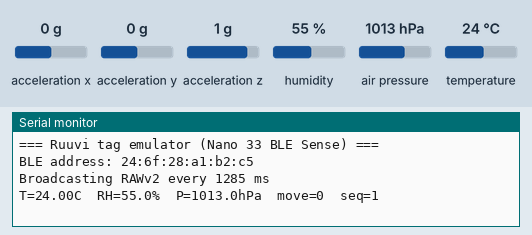
The sketch below on a simulated Arduino Nano 33 BLE. On the bench: the last lines printed to the serial monitor. The inputs (shaded band) are chosen by the test bench; at power-on: acceleration x 0 g, acceleration y 0 g, acceleration z 1 g, humidity 55 %, air pressure 1013 hPa, temperature 24 °C. Nothing arrives over Bluetooth unless stated.

Above: at 3.2 s.
3.3 s: acceleration x set to -1.4 g
At 4.3 s:
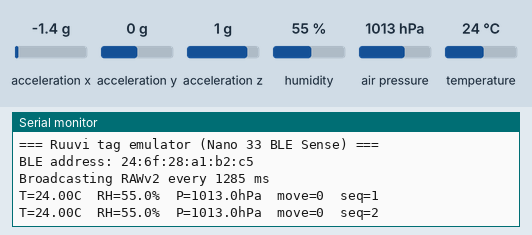
5.1 s: acceleration y set to -1.4 g
At 6.7 s:
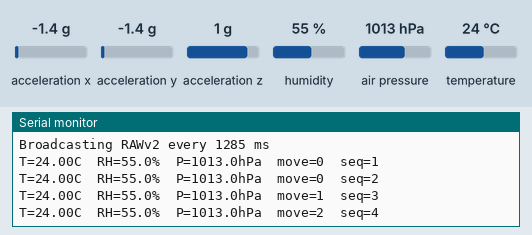
6.9 s: acceleration z set to -1.4 g
At 7.6 s:
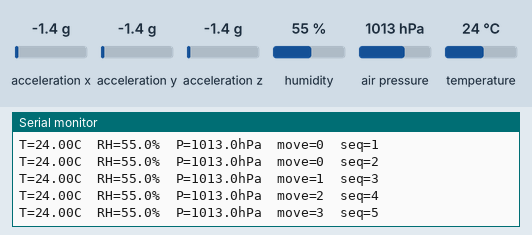
8.7 s: humidity set to 22 %
At 10.2 s:
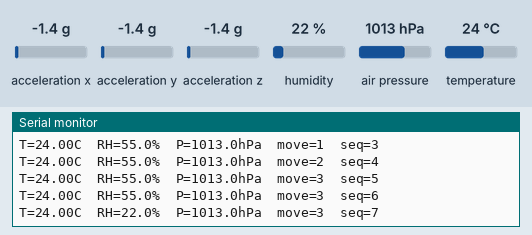
10.5 s: air pressure set to 952 hPa
At 12.1 s:
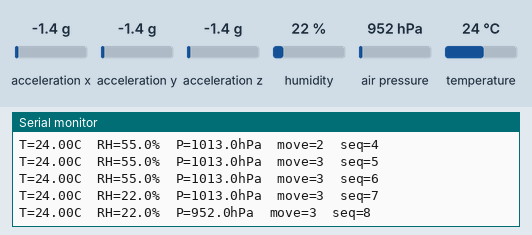
Timing chart, 0 to 13.3 s (numbered marks = the images above; inputs shaded):
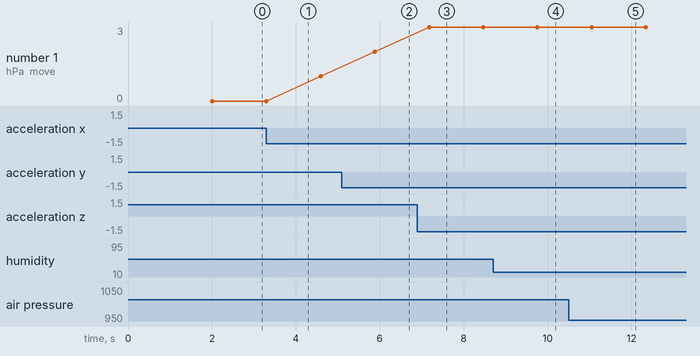

The sketch:

nano-ruuvi.ino
```cpp
/*
 * Ruuvi tag emulator — Arduino Nano 33 BLE Sense (rev1)
 *
 * Broadcasts the onboard HTS221 (temp/humidity), LPS22HB (pressure) and
 * LSM9DS1 (movement counter) readings as Ruuvi RAWv2 (data format 5) BLE
 * manufacturer advertisements. Anything that understands Ruuvi tags —
 * including a Victron Cerbo GX with Bluetooth sensors enabled, or the
 * Ruuvi Station phone app — will pick it up as a wireless climate sensor.
 *
 * Serial (115200) prints each broadcast for debugging.
 */

#include <ArduinoBLE.h>
#include <Arduino_HTS221.h>
#include <Arduino_LPS22HB.h>
#include <Arduino_LSM9DS1.h>

const uint16_t ADV_INTERVAL_MS = 1285;  // Ruuvi's standard cadence

uint8_t movementCounter = 0;
uint16_t sequence = 0;
float lastAx = 0, lastAy = 0, lastAz = 1;

void putBE16(uint8_t *p, uint16_t v) {
  p[0] = v >> 8;
  p[1] = v & 0xFF;
}

void setup() {
  Serial.begin(115200);
  delay(2000);
  Serial.println("\n=== Ruuvi tag emulator (Nano 33 BLE Sense) ===");

  bool ok = true;
  if (!HTS.begin())  { Serial.println("HTS221 (temp/hum) init failed");  ok = false; }
  if (!BARO.begin()) { Serial.println("LPS22HB (pressure) init failed"); ok = false; }
  if (!IMU.begin())  { Serial.println("LSM9DS1 (IMU) init failed");      ok = false; }
  if (!BLE.begin())  { Serial.println("BLE init failed");                ok = false; }
  if (!ok) {
    Serial.println("Halted - check board revision (rev1 sensors expected).");
    while (true) delay(1000);
  }

  BLE.setLocalName("Ruuvi ENV");
  Serial.println("BLE address: " + BLE.address());
  Serial.println("Broadcasting RAWv2 every " + String(ADV_INTERVAL_MS) + " ms");
}

void loop() {
  float temp = HTS.readTemperature();      // deg C
  float hum = HTS.readHumidity();          // %RH
  float pressPa = BARO.readPressure() * 1000.0f;  // kPa -> Pa

  float ax = lastAx, ay = lastAy, az = lastAz;
  if (IMU.accelerationAvailable()) {
    IMU.readAcceleration(ax, ay, az);
    // Count "movement" events like a Ruuvi does: significant accel change
    if (fabsf(ax - lastAx) + fabsf(ay - lastAy) + fabsf(az - lastAz) > 0.15f)
      movementCounter++;
    lastAx = ax; lastAy = ay; lastAz = az;
  }

  // ---- Ruuvi data format 5 (RAWv2) payload
  uint8_t mfg[26];
  mfg[0] = 0x99;  // manufacturer ID 0x0499 (Ruuvi Innovations), little-endian
  mfg[1] = 0x04;
  uint8_t *d = mfg + 2;
  d[0] = 0x05;                                        // format 5
  putBE16(d + 1, (int16_t)roundf(temp / 0.005f));     // 0.005 degC/LSB
  putBE16(d + 3, (uint16_t)roundf(hum / 0.0025f));    // 0.0025 %/LSB
  putBE16(d + 5, (uint16_t)roundf(pressPa - 50000));  // Pa - 50000
  putBE16(d + 7, (int16_t)roundf(ax * 1000));         // mg
  putBE16(d + 9, (int16_t)roundf(ay * 1000));
  putBE16(d + 11, (int16_t)roundf(az * 1000));
  // Power info: battery 3300 mV (USB), TX power +4 dBm
  uint16_t power = ((uint16_t)((3300 - 1600) / 1) << 5) | (uint16_t)((4 + 40) / 2);
  putBE16(d + 13, power);
  d[15] = movementCounter;
  putBE16(d + 16, sequence++);
  // MAC address, big-endian
  String mac = BLE.address();
  for (int i = 0; i < 6; i++)
    d[18 + i] = strtoul(mac.substring(i * 3, i * 3 + 2).c_str(), nullptr, 16);

  BLE.stopAdvertise();
  BLE.setManufacturerData(mfg, sizeof(mfg));
  BLE.advertise();

  Serial.print("T=" + String(temp, 2) + "C  RH=" + String(hum, 1) + "%  P=" +
               String(pressPa / 100.0f, 1) + "hPa");
  Serial.println("  move=" + String(movementCounter) + "  seq=" + String(sequence));

  delay(ADV_INTERVAL_MS);
}
```

Measured:
- after the input at 5.1 s, the serial monitor: prints a new line after 0.78 s (image 2)
- after the input at 6.9 s, the serial monitor: prints a new line after 0.28 s (image 3)
- after the input at 8.7 s, the serial monitor: prints a new line after 1.1 s (image 4)
- after the input at 10.5 s, the serial monitor: prints a new line after 0.55 s (image 5)
